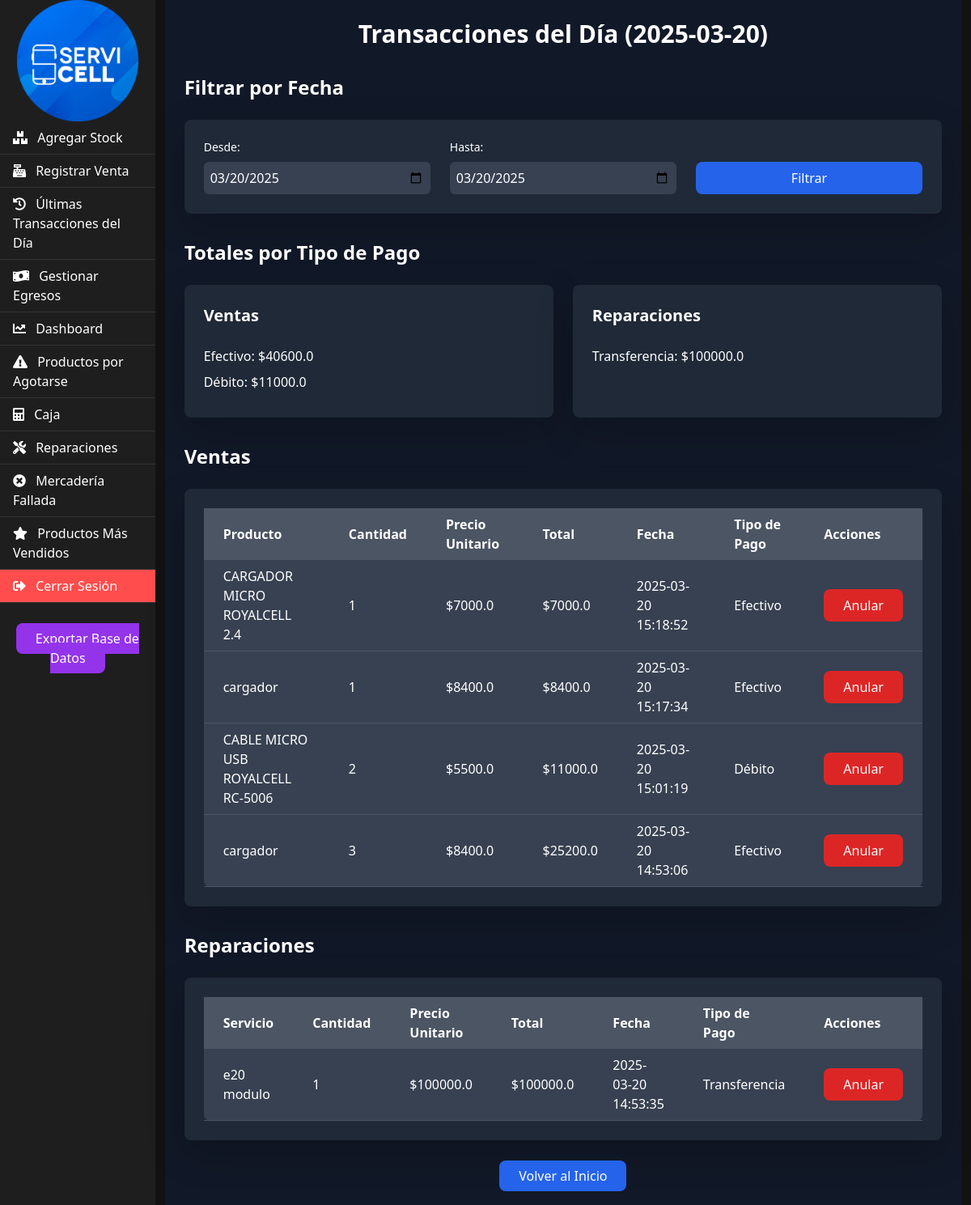
/ultimas_ventas (signed in), run on the app's committed database.
### tables this page shows
CREATE TABLE "ventas" (
    id INTEGER PRIMARY KEY AUTOINCREMENT,
    producto_id INTEGER,  -- Permitir NULL
    cantidad INTEGER NOT NULL,
    fecha TEXT NOT NULL,
    nombre_manual TEXT,
    precio_manual REAL, tipo_pago TEXT, dni_cliente TEXT, total REAL,
    FOREIGN KEY (producto_id) REFERENCES productos (id)
);

CREATE TABLE reparaciones (
    id INTEGER PRIMARY KEY AUTOINCREMENT,
    nombre_servicio TEXT NOT NULL,
    precio REAL NOT NULL,
    fecha TEXT NOT NULL
, cantidad INTEGER, tipo_pago TEXT, dni_cliente TEXT);

CREATE TABLE productos (
    id INTEGER PRIMARY KEY AUTOINCREMENT,
    nombre TEXT NOT NULL,
    codigo_barras TEXT UNIQUE NOT NULL,
    stock INTEGER NOT NULL
, precio REAL, precio_costo REAL, cantidad_vendida INTEGER DEFAULT 0);

### app.py (the view)
@app.route('/ultimas_ventas')
def ultimas_ventas():
    conn = get_db_connection()
    cursor = conn.cursor()
    argentina_tz = pytz.timezone('America/Argentina/Buenos_Aires')
    fecha_actual = datetime.now(argentina_tz).strftime('%Y-%m-%d')  # Solo la fecha, sin la hora
    fecha_desde = request.args.get('fecha_desde', fecha_actual)
    fecha_hasta = request.args.get('fecha_hasta', fecha_actual)
    cursor.execute('''
        SELECT
            v.id AS venta_id,
            p.nombre AS nombre_producto,
            v.cantidad,
            p.precio AS precio_unitario,
            (v.cantidad * p.precio) AS total,
            v.fecha,
            v.tipo_pago
        FROM ventas v
        JOIN productos p ON v.producto_id = p.id
        WHERE DATE(v.fecha) BETWEEN ? AND ?
        ORDER BY v.fecha DESC
    ''', (fecha_desde, fecha_hasta))
    ventas = cursor.fetchall()
    cursor.execute('''
        SELECT
            id AS reparacion_id,
            nombre_servicio AS nombre_servicio,
            cantidad,
            precio AS precio_unitario,
            (cantidad * precio) AS total,
            fecha,
            tipo_pago
        FROM reparaciones
        WHERE DATE(fecha) BETWEEN ? AND ?
        ORDER BY fecha DESC
    ''', (fecha_desde, fecha_hasta))
    reparaciones = cursor.fetchall()
    total_ventas_por_pago = {}
    for venta in ventas:
        tipo_pago = venta['tipo_pago']
        total = venta['total']
        if tipo_pago in total_ventas_por_pago:
            total_ventas_por_pago[tipo_pago] += total
        else:
            total_ventas_por_pago[tipo_pago] = total
    total_reparaciones_por_pago = {}
    for reparacion in reparaciones:
        tipo_pago = reparacion['tipo_pago']
        total = reparacion['total']
        if tipo_pago in total_reparaciones_por_pago:
            total_reparaciones_por_pago[tipo_pago] += total
        else:
            total_reparaciones_por_pago[tipo_pago] = total
    conn.close()
    return render_template(
        'ultimas_ventas.html',
        ventas=ventas,
        reparaciones=reparaciones,
        fecha_actual=fecha_actual,
        total_ventas_por_pago=total_ventas_por_pago,
        total_reparaciones_por_pago=total_reparaciones_por_pago,
        fecha_desde=fecha_desde,
        fecha_hasta=fecha_hasta
    )

### app.py (called while the page is built)
def get_db_connection():
    conn = sqlite3.connect('negocio.db')
    conn.row_factory = sqlite3.Row
    return conn

### templates/ultimas_ventas.html (shortened to what this page needs)
{% extends "base.html" %}
{% block content %}
<div class="p-6 bg-gray-900 text-white min-h-screen">
    <h1 class="text-3xl font-bold text-center mb-8">Transacciones del Día ({{ fecha_actual }})</h1>
    {% if session.get('role') == 'admin' %}
    <div class="mb-8">
        <h2 class="text-2xl font-semibold mb-4">Filtrar por Fecha</h2>
        <form action="{{ url_for('ultimas_ventas') }}" method="get" class="bg-gray-800 p-6 rounded-lg shadow-lg">
            <div class="grid grid-cols-1 md:grid-cols-3 gap-4">
                <div>
                    <label for="fecha_desde" class="block text-sm font-medium mb-2">Desde:</label>
                    <input type="date" id="fecha_desde" name="fecha_desde" value="{{ fecha_desde }}" class="w-full p-2 rounded bg-gray-700 text-white">
                </div>
                <div>
                    <label for="fecha_hasta" class="block text-sm font-medium mb-2">Hasta:</label>
                    <input type="date" id="fecha_hasta" name="fecha_hasta" value="{{ fecha_hasta }}" class="w-full p-2 rounded bg-gray-700 text-white">
                </div>
                <div class="flex items-end">
                    <button type="submit" class="w-full px-4 py-2 bg-blue-600 hover:bg-blue-700 text-white rounded-lg transition duration-300">Filtrar</button>
                </div>
            </div>
        </form>
    </div>
    {% endif %}
    <div class="mb-8">
        <h2 class="text-2xl font-semibold mb-4">Totales por Tipo de Pago</h2>
        <div class="grid grid-cols-1 md:grid-cols-2 gap-6">
            <div class="bg-gray-800 p-6 rounded-lg shadow-lg">
                <h3 class="text-xl font-semibold mb-4">Ventas</h3>
                <ul>
                    {% for tipo_pago, total in total_ventas_por_pago.items() %}
                    <li class="mb-2">
                        <span class="font-medium">{{ tipo_pago }}:</span> ${{ total }}
                    </li>
                    {% else %}
                    <li>No hay ventas registradas en este rango de fechas.</li>
                    {% endfor %}
                </ul>
            </div>
            <div class="bg-gray-800 p-6 rounded-lg shadow-lg">
                <h3 class="text-xl font-semibold mb-4">Reparaciones</h3>
                <ul>
                    {% for tipo_pago, total in total_reparaciones_por_pago.items() %}
                    <li class="mb-2">
                        <span class="font-medium">{{ tipo_pago }}:</span> ${{ total }}
                    </li>
                    {% else %}
                    <li>No hay reparaciones registradas en este rango de fechas.</li>
                    {% endfor %}
                </ul>
            </div>
        </div>
    </div>
    <div class="mb-8">
        <h2 class="text-2xl font-semibold mb-4">Ventas</h2>
        <div class="bg-gray-800 p-6 rounded-lg shadow-lg">
            <div class="overflow-x-auto">
                <table class="min-w-full bg-gray-700 rounded-lg">
                    <thead>
                        <tr class="bg-gray-600">
                            <th class="px-4 py-2 text-left">Producto</th>
                            <th class="px-4 py-2 text-left">Cantidad</th>
                            <th class="px-4 py-2 text-left">Precio Unitario</th>
                            <th class="px-4 py-2 text-left">Total</th>
                            <th class="px-4 py-2 text-left">Fecha</th>
                            <th class="px-4 py-2 text-left">Tipo de Pago</th>
                            <th class="px-4 py-2 text-left">Acciones</th>
                        </tr>
                    </thead>
                    <tbody>
                        {% for venta in ventas %}
                        <tr class="border-b border-gray-600 hover:bg-gray-650 transition duration-200">
                            <td class="px-4 py-2">{{ venta.nombre_producto }}</td>
                            <td class="px-4 py-2">{{ venta.cantidad }}</td>
                            <td class="px-4 py-2">${{ venta.precio_unitario }}</td>
                            <td class="px-4 py-2">${{ venta.total }}</td>
                            <td class="px-4 py-2">{{ venta.fecha }}</td>
                            <td class="px-4 py-2">{{ venta.tipo_pago }}</td>
                            <td class="px-4 py-2">
                                {% if session.get('role') == 'admin' %}
                                <button onclick="anularVenta({{ venta.venta_id }})" class="px-4 py-2 bg-red-600 hover:bg-red-700 text-white rounded-lg transition duration-300">
                                    Anular
                                </button>
                                {% endif %}
                            </td>
                        </tr>
                        {% else %}
                        <tr>
                            <td colspan="7" class="px-4 py-2 text-center">No hay ventas registradas en este rango de fechas.</td>
                        </tr>
                        {% endfor %}
                    </tbody>
                </table>
            </div>
        </div>
    </div>
    <div>
        <h2 class="text-2xl font-semibold mb-4">Reparaciones</h2>
        <div class="bg-gray-800 p-6 rounded-lg shadow-lg">
            <div class="overflow-x-auto">
                <table class="min-w-full bg-gray-700 rounded-lg">
                    <thead>
                        <tr class="bg-gray-600">
                            <th class="px-4 py-2 text-left">Servicio</th>
                            <th class="px-4 py-2 text-left">Cantidad</th>
                            <th class="px-4 py-2 text-left">Precio Unitario</th>
                            <th class="px-4 py-2 text-left">Total</th>
                            <th class="px-4 py-2 text-left">Fecha</th>
                            <th class="px-4 py-2 text-left">Tipo de Pago</th>
                            <th class="px-4 py-2 text-left">Acciones</th>
                        </tr>
                    </thead>
                    <tbody>
                        {% for reparacion in reparaciones %}
                        <tr class="border-b border-gray-600 hover:bg-gray-650 transition duration-200">
                            <td class="px-4 py-2">{{ reparacion.nombre_servicio }}</td>
                            <td class="px-4 py-2">{{ reparacion.cantidad }}</td>
                            <td class="px-4 py-2">${{ reparacion.precio_unitario }}</td>
                            <td class="px-4 py-2">${{ reparacion.total }}</td>
                            <td class="px-4 py-2">{{ reparacion.fecha }}</td>
                            <td class="px-4 py-2">{{ reparacion.tipo_pago }}</td>
                            <td class="px-4 py-2">
                                {% if session.get('role') == 'admin' %}
                                <button onclick="anularReparacion({{ reparacion.reparacion_id }})" class="px-4 py-2 bg-red-600 hover:bg-red-700 text-white rounded-lg transition duration-300">
                                    Anular
                                </button>
                                {% endif %}
                            </td>
                        </tr>
                        {% else %}
                        <tr>
                            <td colspan="7" class="px-4 py-2 text-center">No hay reparaciones registradas en este rango de fechas.</td>
                        </tr>
                        {% endfor %}
                    </tbody>
                </table>
            </div>
        </div>
    </div>
    <div class="mt-8 text-center">
        <a href="{{ url_for('index') }}" class="px-6 py-2 bg-blue-600 hover:bg-blue-700 text-white rounded-lg transition duration-300">Volver al Inicio</a>
    </div>
</div>
{% endblock %}

### templates/base.html (style rules this page uses)
body { background-color: #121212; color: #ffffff; }

### data on the page
ventas: tipo_pago "Efectivo", total "40600.0", nombre_producto "CARGADOR MICRO ROYALCELL 2.4", cantidad "1", precio_unitario "7000.0", total "7000.0", fecha "2025-03-20 15:18:52"
ventas: tipo_pago "Débito", total "11000.0", nombre_producto "CABLE MICRO USB ROYALCELL RC-5006", cantidad "2", precio_unitario "5500.0", fecha "2025-03-20 15:01:19"
reparaciones: tipo_pago "Transferencia", precio "100000.0", nombre_servicio "e20 modulo", cantidad "1", precio_unitario "100000.0", total "100000.0", fecha "2025-03-20 14:53:35"
ventas: nombre_producto "cargador", cantidad "1", precio_unitario "8400.0", total "8400.0", fecha "2025-03-20 15:17:34", tipo_pago "Efectivo"
ventas: nombre_producto "cargador", cantidad "3", precio_unitario "8400.0", total "25200.0", fecha "2025-03-20 14:53:06", tipo_pago "Efectivo"
